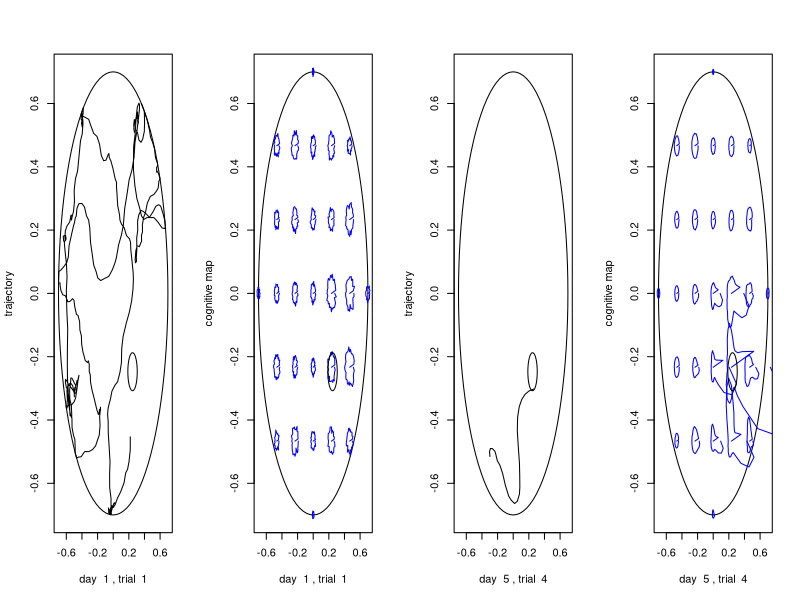

The R source for this figure:
run_trial <- function(weights0, Wmult, sigma_pc, sigma_ac, PC_x, PC_y, Vdecay, ac_const, beta, etdecay, lrate, discf, noise, platform_x, platform_y, starting_x, starting_y, speed, wall_pun)
{
  # FIXED PARAMETERS OF THE EXPERIMENT
  
  pool_diameter <- 1.4 #Maze diameter in metres (m)
  platform_radius <- 0.06 #Platform radius
  
  N_pc <- 211 #Population of place cells
  N_ac <- 36 #Population of action cells
  which <- 0
  
  dist <- 0
  wall_zone <- 0
  quadrants <- c(0,0,0,0) #Percentage spent on each quadrant
  
  weights <- weights0 #Initialize modifiable weights
  
  el_tr <- matrix(rep(0, N_pc*N_ac), nrow = N_pc) #Initialize eligibility traces matrix
  
  #Initialize trajectories
  track_x <- starting_x #Current position of trajectory is equal to the starting location of the animal
  track_y <- starting_y
  vel_x <- 0
  vel_y <- 0
  
  # NAVIGATION LOOP
  while ((track_x[length(track_x)] - platform_x)^2 + (track_y[length(track_y)] - platform_y)^2 > platform_radius^2)
  {
    weights <- weights*(1-noise) + matrix(runif(N_pc*N_ac), nrow = N_pc)*Wmult*noise
    
    #Calculate PC activation
    PC_activation <- rep(0, N_pc)
    for (i in 1:N_pc){
      PC_activation[i] <- exp(-((track_x[length(track_x)] - PC_x[i])^2 + (track_y[length(track_y)] - PC_y[i])^2)/(2*sigma_pc^2))
    }
    
    #Calculate AC activation (i.e. value of the action, Q)
    if (length(track_x) > 1){
      prevQ <- AC_activation[which] #Displays the Q value before movement
    }
    
    AC_activation <- PC_activation %*% weights
    
    #Make an action
    ACsel <- AC_activation^beta
    ACsel <- ACsel / sum(ACsel)
    ASrand <- runif(1)
    which <- 1
    ASsum <- ACsel[1]
    while (which < N_ac && ASsum < ASrand){
      which <- which + 1
      ASsum <- ASsum + ACsel[which]
    }
    
    #Eligibility traces
    el_tr <- el_tr * etdecay
    
    for (j in 1:N_ac){
      itmp <- min(abs(j-which), N_ac-abs(j-which))
      actgaus <- exp(-(itmp*itmp)/(2*sigma_ac*sigma_ac))
      el_tr[,j] <- el_tr[,j] + actgaus*AC_activation[j]*t(t(PC_activation))
    }
    
    vel_x = c(vel_x, (vel_x[length(vel_x)]+ac_const*cos(which/N_ac*2*pi))*Vdecay)
    vel_y = c(vel_y, (vel_y[length(vel_y)]+ac_const*sin(which/N_ac*2*pi))*Vdecay)
    #velocity per time step (not second)
    track_x = c(track_x, track_x[length(track_x)]+vel_x[length(vel_x)])
    track_y = c(track_y, track_y[length(track_y)]+vel_y[length(vel_y)])
    
    #Check if not out of bounds, reset location & speed if so
    if (track_x[length(track_x)]^2 + track_y[length(track_y)]^2 > (pool_diameter/2)^2)
    {
      ratio = (track_x[length(track_x)]^2 + track_y[length(track_y)]^2)/((pool_diameter/2)^2)
      track_x[length(track_x)] = track_x[length(track_x)]/sqrt(ratio)
      track_y[length(track_y)] = track_y[length(track_y)]/sqrt(ratio)
      vel_x[length(vel_x)] = track_x[length(track_x)] - track_x[length(track_x)-1]
      vel_y[length(vel_y)] = track_y[length(track_y)] - track_y[length(track_y)-1]
    }
    
    
    if (length(track_x) > 2)
    { if ((track_x[length(track_x)]  - platform_x)^2 + (track_y[length(track_y)]  - platform_y)^2 < platform_radius^2)
    { rew = 10 } #found platform - reward
      else if (track_x[length(track_x)]^2+track_y[length(track_y)]^2 > (0.99*pool_diameter/2)^2)
      { rew = -wall_pun } #hit wall - punishment
      else
      { rew = 0 } #didn't find - no reward
      
      currQ = AC_activation[which]
      tderr = rew + discf*currQ - prevQ #temporal difference error
      weights = pmax(weights + lrate*tderr*el_tr, 0)
    }
    
    laststep = sqrt((track_x[length(track_x)]-track_x[length(track_x)-1])^2 + (track_y[length(track_y)]-track_y[length(track_y)-1])^2)
    dist = dist + laststep
    
    if (track_x[length(track_x)]^2 + track_y[length(track_y)]^2 > 0.8*(pool_diameter/2)^2)
    { wall_zone = wall_zone + 1 }
    else if (track_x[length(track_x)] > 0 && track_y[length(track_y)] > 0)
    { quadrants[1] = quadrants[1] + 1 }
    else if (track_x[length(track_x)] < 0 && track_y[length(track_y)] > 0)
    { quadrants[2] = quadrants[2] + 1 }
    else if (track_x[length(track_x)] < 0 && track_y[length(track_y)] < 0)
    { quadrants[3] = quadrants[3] + 1 }
    else
    { quadrants[4] = quadrants[4] + 1 }
    
    if (length(track_x) > 100) # evaluate latency only after 100+ steps to be accurate
    { speed_ts = mean(sqrt((vel_x[-1]^2+vel_y[-1]^2))) # speed in meters/time step
    latency = (length(track_x)-1) * speed_ts / speed # convert to seconds
    if (latency > 60) # if more than a minute, stop
    { break }
    }
    
  }
  
  latency <- length(track_x)-1 # latency in time steps
  wall_zone <- wall_zone/latency
  quadrants <- quadrants/latency
  speed_ts <- mean(sqrt((vel_x[-1]^2+vel_y[-1]^2))) # speed in meters/time step
  
  latency <- latency * speed_ts / speed # latency in seconds
  return(list(weights, track_x, track_y, vel_x, vel_y, dist, wall_zone, quadrants, latency))
}
  
N_pc <- 211 #Population of place cells [100..300]
N_ac <- 36 #Population of action cells [25..50]

plot_trajectories <- 1 #yes - 1, no - 0
plot_cognitive_maps <- 1 #yes - 1, no - 0
pln <- plot_trajectories + plot_cognitive_maps
Nruns <- 1 #how many runs to run if not plotting anything
variable_platform <- 0 #the platform is variable - 1, the platform is fixed - 0

pool_diameter <- 1.4 #Maze diameter (\phi) in metres (m)
platform_radius <- 0.06 #Platform radius (m)
sigma_pc <- 0.1 #place cell sigma (standard deviation), in meters [0.05..0.2]
sigma_ac <- 2 #action cell sigma (standard deviation), in action cells [1..3]

etdecay <- 0.83 #Eligibility trace decay (lambda) [0.75..0.95] LESS THAN GAMMA!
beta <- 6 #Exploration-exploitation factor (\beta) [0.5..12]
alpha <- 0.01 #Learning rate (\alpha) [0.005..0.02]
gamma <- 0.85 #Discount factor (\gamma) [0.75..0.95]

Vdecay <- 0.82 #velocity decay [0.75..0.95]
ac_const <- 0.02 #acceleration const [0.01..0.03]
Wnoise <- 0.0004 #Weight noise [0.0001..0.0007]
Wmult <- 0.1 #Weight multiplier [0.05..0.15]
hitwall <- 0.5 #punishment for hitting the wall [0..1]
speed <- 0.175 #mouse speed (m/s) [0.1..0.25]

Ntrials <- 4 #number of trials per day
Ndays <- 5 #number of days

set.seed(12)
#performance measures to compute: latency, distance, time in target quadrant, opposite quadrant, and wall zone
if (pln > 0.5) #if any plots
{ PMs <- array(rep(0,5*Ndays*Ntrials), c(5,Ndays,Ntrials))
} else {
  PMs <- array(rep(0,5*Ndays*Ntrials*Nruns), c(5,Ndays,Ntrials,Nruns)) }
#multiple runs


#Platform coordinates:
platform_x <- cos(-pi/4)*pool_diameter/4 #x coordinate
platform_y <- sin(-pi/4)*pool_diameter/4 #y coordinate

#Starting locations of the modeled animal (4 different ones):
strad <- pool_diameter/2*0.85 #15% of maze radius to the wall
starting_xs <- strad * c(cos(pi/6), cos(pi/3), cos(7*pi/6), cos(4*pi/3)) #x coordinates
starting_ys <- strad * c(sin(pi/6), sin(pi/3), sin(7*pi/6), sin(4*pi/3)) #y coordinates

th <- (0:100)/50*pi #for plotting circles :)

if (pln > 0.5) {

#Generate initial weights
weights <- matrix(runif(N_pc*N_ac), nrow = N_pc)*Wmult

#Generate place cells
PC_x <- rep(0,N_pc) #1xN_pc matrix containing the x = 0 coordinate for each place cell
PC_y <- rep(0,N_pc) #1xN_pc matrix containing the y = 0 coordinate for each place cell
for (i in 1:N_pc) {
    #For each place cell:
    PC_x[i] <- (runif(1) - 0.5)*pool_diameter#Random positions of place cells
    PC_y[i] <- (runif(1) - 0.5)*pool_diameter
    while ((PC_x[i]^2 + PC_y[i]^2 > (pool_diameter/2)^2)){
        #Checks for out of bounds
        PC_x[i] <- (runif(1) - 0.5)*pool_diameter
        PC_y[i] <- (runif(1) - 0.5)*pool_diameter
    }
}
par(mfrow=c(1,4))
#par(mfrow=c(Ndays,Ntrials*pln),mar=c(2,2,2,1))

for (day in 1:Ndays) {
    idxs = sample(4) #randomly choose 4 starting locations
    for (trial in 1:Ntrials){
      if (variable_platform==1){ #the variable platform generation
        whichplatform=sample(c(1,-1),1)
        platform_x = platform_x*whichplatform
        platform_y = platform_y*whichplatform
      }

        idx <- idxs[trial] #take each location
        starting_x <- starting_xs[idx]
        starting_y <- starting_ys[idx]

        modresults <- run_trial (weights, Wmult, sigma_pc, sigma_ac, PC_x, PC_y, Vdecay, ac_const, beta, etdecay, alpha, gamma, Wnoise, platform_x, platform_y, starting_x, starting_y, speed, hitwall)
        #run trial
        weights <- modresults[[1]]
        track_x <- modresults[[2]]
        track_y <- modresults[[3]]
        vel_x <- modresults[[4]]
        vel_y <- modresults[[5]]
        
#        weights <- wres

        PMs[1,day,trial] <- modresults[[9]] #latency
        PMs[2,day,trial] <- modresults[[6]] #dist
        PMs[3,day,trial] <- modresults[[8]][4]*100 #target quadrant
        PMs[4,day,trial] <- modresults[[8]][2]*100 #opposite quadrant
        PMs[5,day,trial] <- modresults[[7]]*100 #wall zone
        #record performance measures

        if (plot_trajectories&((day==1&trial==1)|(day==5&trial==4)))
        {
          #plot the maze
          plot(pool_diameter/2*cos(th),pool_diameter/2*sin(th),type = "l", xlab = paste("day ",day,", trial ",trial), ylab = "trajectory")
          #plot the trajectory
          lines(track_x, track_y, type = "l")
          #plot the platform
          lines(platform_x+platform_radius*cos(th),platform_y+platform_radius*sin(th),type = "l")
        }

        if (plot_cognitive_maps&((day==1&trial==1)|(day==5&trial==4))){
          #plot the maze
          plot(pool_diameter/2*cos(th),pool_diameter/2*sin(th),type = "l",xlab = paste("day ",day,", trial ",trial), ylab = "cognitive map")
          #plot the cognitive map
          for (x in (-3:3)*(pool_diameter/6)){
            for (y in (-3:3)*(pool_diameter/6)){
                if (x^2 + y^2 <= (pool_diameter/2)^2){
                    x2 = x
                    y2 = y
                    for (k in 1:N_ac){
                        PC_activation <- rep(0,N_pc)
                        for (i in 1:N_pc){
                            PC_activation[i] <- exp(-((x - PC_x[i])^2 + (y - PC_y[i])^2)/(2*sigma_pc^2))
                        }
                #Calculate AC activation (i.e. value of the action)
                        AC_activation <- rep(0,N_ac)
                        for (i in 1:N_ac){
                            for (j in 1:N_pc){
                                AC_activation[i] <- AC_activation[i] + PC_activation[j]*weights[j,i]
                            }
                        }
                         x2 <- c(x2, x + (AC_activation[k]/10)*cos(k/N_ac*2*pi))
                         y2 <- c(y2, y + (AC_activation[k]/10)*sin(k/N_ac*2*pi))
        #                 line([x x2],[y y2],'Color',[k/N_ac 0 1-k/N_ac])
                    }
                    lines(x2,y2,type = "l",col = "blue")
               }
            }
          }
          # plot the platform
          lines(platform_x+platform_radius*cos(th),platform_y+platform_radius*sin(th),type = "l")
        }
    }
}

} else {
# run multiple times without plotting!

for (reps in 1:Nruns){
#Generate initial weights for each run
weights <- matrix(runif(N_pc*N_ac), nrow = N_pc)*Wmult

#Generate place cells for each run
PC_x <- rep(0,N_pc) #1xN_pc matrix containing the x = 0 coordinate for each place cell
PC_y <- rep(0,N_pc) #1xN_pc matrix containing the y = 0 coordinate for each place cell
for (i in 1:N_pc) {
  #For each place cell:
  PC_x[i] <- (runif(1) - 0.5)*pool_diameter#Random positions of place cells
  PC_y[i] <- (runif(1) - 0.5)*pool_diameter
  while ((PC_x[i]^2 + PC_y[i]^2 > (pool_diameter/2)^2)){
    #Checks for out of bounds
    PC_x[i] <- (runif(1) - 0.5)*pool_diameter
    PC_y[i] <- (runif(1) - 0.5)*pool_diameter
  }
}

for (day in 1:Ndays){
  idxs = sample(4)  #randomly choose 4 starting locations
    for (trial in 1:Ntrials){
      
      if (variable_platform==1){ #the variable platform generation
        whichplatform=sample(c(1,-1),1)
        platform_x = platform_x*whichplatform
        platform_y = platform_y*whichplatform
      }

      idx <- idxs[trial] #take each location
      starting_x <- starting_xs[idx]
      starting_y <- starting_ys[idx]

      modresults <- run_trial (weights, Wmult, sigma_pc, sigma_ac, PC_x, PC_y, Vdecay, ac_const, beta, etdecay, alpha, gamma, Wnoise, platform_x, platform_y, starting_x, starting_y, speed, hitwall)
      #run trial
      weights <- modresults[[1]]
      
      PMs[1,day,trial,reps] <- modresults[[9]] #latency
      PMs[2,day,trial,reps] <- modresults[[6]] #dist
      PMs[3,day,trial,reps] <- modresults[[8]][4]*100 #target quadrant
      PMs[4,day,trial,reps] <- modresults[[8]][2]*100 #opposite quadrant
      PMs[5,day,trial,reps] <- modresults[[7]]*100 #wall zone
      #record performance measures
     }
}
}
}


